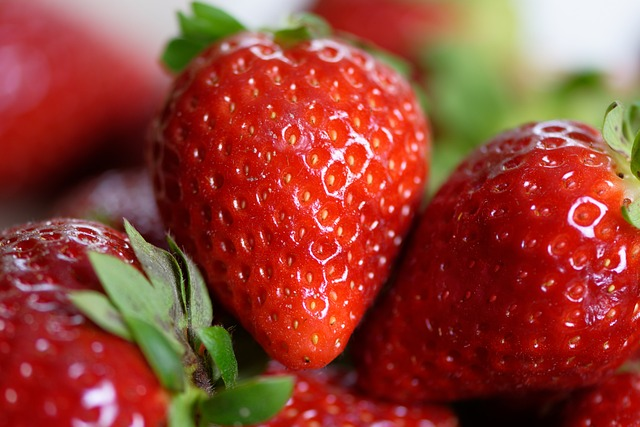
#> input picture aiworks/source/strawberries.jpg, 640 x 427 px
$ jupyter execute opencv0_image.ipynb
#> lines starting #> are read from the running program, lines starting #| are printed output that depends on the picture
[cell 1]
import cv2

"""
# source 폴더에서 이미지 불러오기
- IMREAD_UNCHANGED(컬러읽고 투명부분도 읽어옴)
- IMREAD_COLOR(컬러읽고 투명부분은 무시)
- IMREAD_GRAYSCALE(회색으로 읽어옴)
"""
img = cv2.imread('source/strawberries.jpg', cv2.IMREAD_UNCHANGED)
#> img is the input picture: shape (427, 640, 3); mean B, G, R 52.1, 66.3, 149.9

cv2.imshow('strawberries',img) # 새 창으로 띄우기

cv2.waitKey(2000)  # 2초 대기후 종료

cv2.destroyAllWindows() # 모든 창 닫기

[cell 2]
import cv2

img = cv2.imread('source/strawberries.jpg', cv2.IMREAD_COLOR)
#이미지를 회색으로 변경
img_gray = cv2.cvtColor(img, cv2.COLOR_BGR2GRAY)
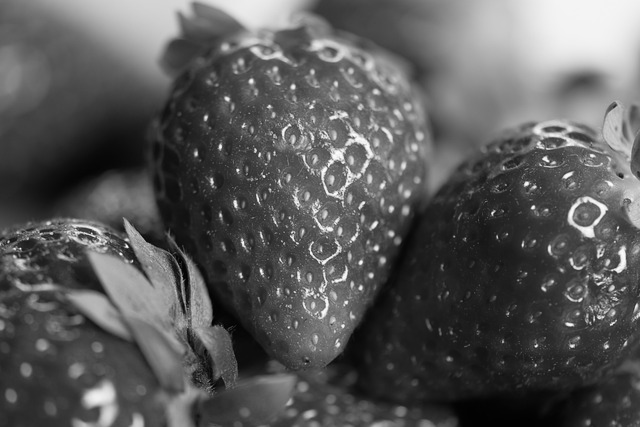
#> img_gray: shape (427, 640); min 1, max 255, mean 89.7

cv2.imshow('strawberries',img_gray)

cv2.waitKey(0)

cv2.destroyAllWindows()

[cell 3]
import cv2

img = cv2.imread('source/strawberries.jpg', cv2.IMREAD_COLOR)
#이미지를 회색으로 변경
img_gray = cv2.cvtColor(img, cv2.COLOR_BGR2GRAY)

cv2.imshow('strawberries',img_gray)

key = cv2.waitKey(0)
#> (key q is pressed here)
if key == ord('q'):
    print(key)
    print(chr(key))

cv2.destroyAllWindows()

[cell 4]
import cv2

# 이미지를 흑백으로 불러오기
img_dog = cv2.imread('source/dog2.jpg', cv2.IMREAD_GRAYSCALE)
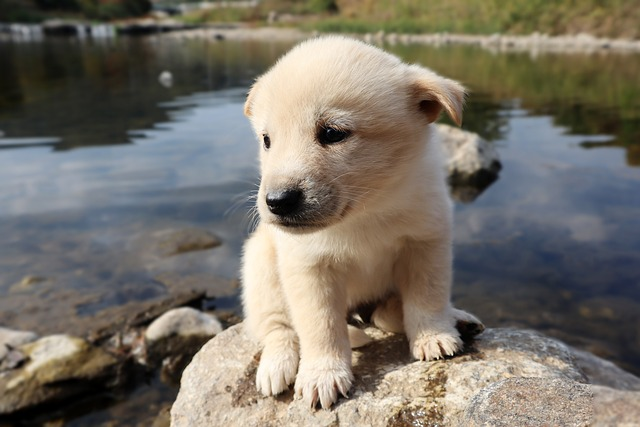
#> input picture aiworks/source/dog2.jpg, 640 x 427 px
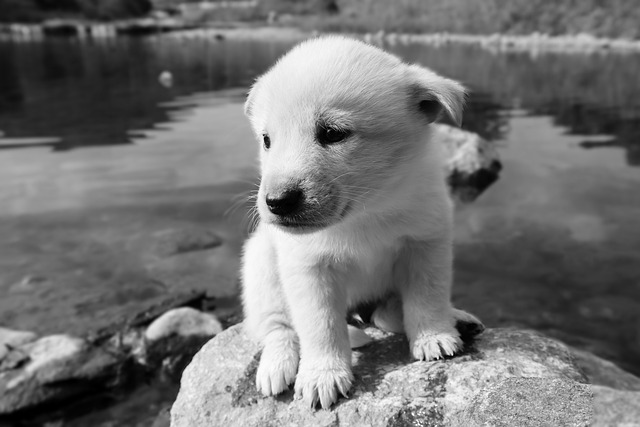
#> img_dog: shape (427, 640); min 0, max 255, mean 114.7

cv2.imshow('dog',img_dog) # 새 창으로 띄우기

cv2.waitKey(0)  # 무한 대기

# output 폴더에 저장하기
cv2.imwrite('output/dog2.jpg', img_dog)

cv2.destroyAllWindows()

[cell 5]
import cv2

img = cv2.imread('./source/dog1.jpg', cv2.IMREAD_COLOR)
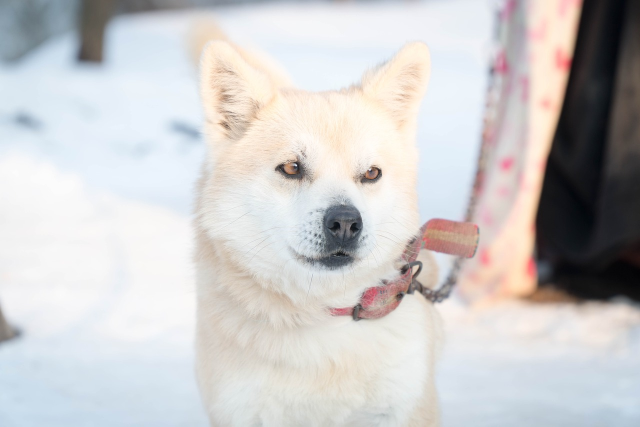
#> input picture aiworks/source/dog1.jpg, 1280 x 853 px (shown at 1/2 size)
#> img is the input picture: shape (853, 1280, 3); mean B, G, R 201.6, 201.6, 203.1
print('img.shape ', img.shape)
#| img.shape  (853, 1280, 3)

# height, width, channel = img.shape
height, width = img.shape[:2]
#> height = 853; width = 1280

print('height ', height)
#| height  853
print('width ', width)
#| width  1280
# print('channel', channel)
